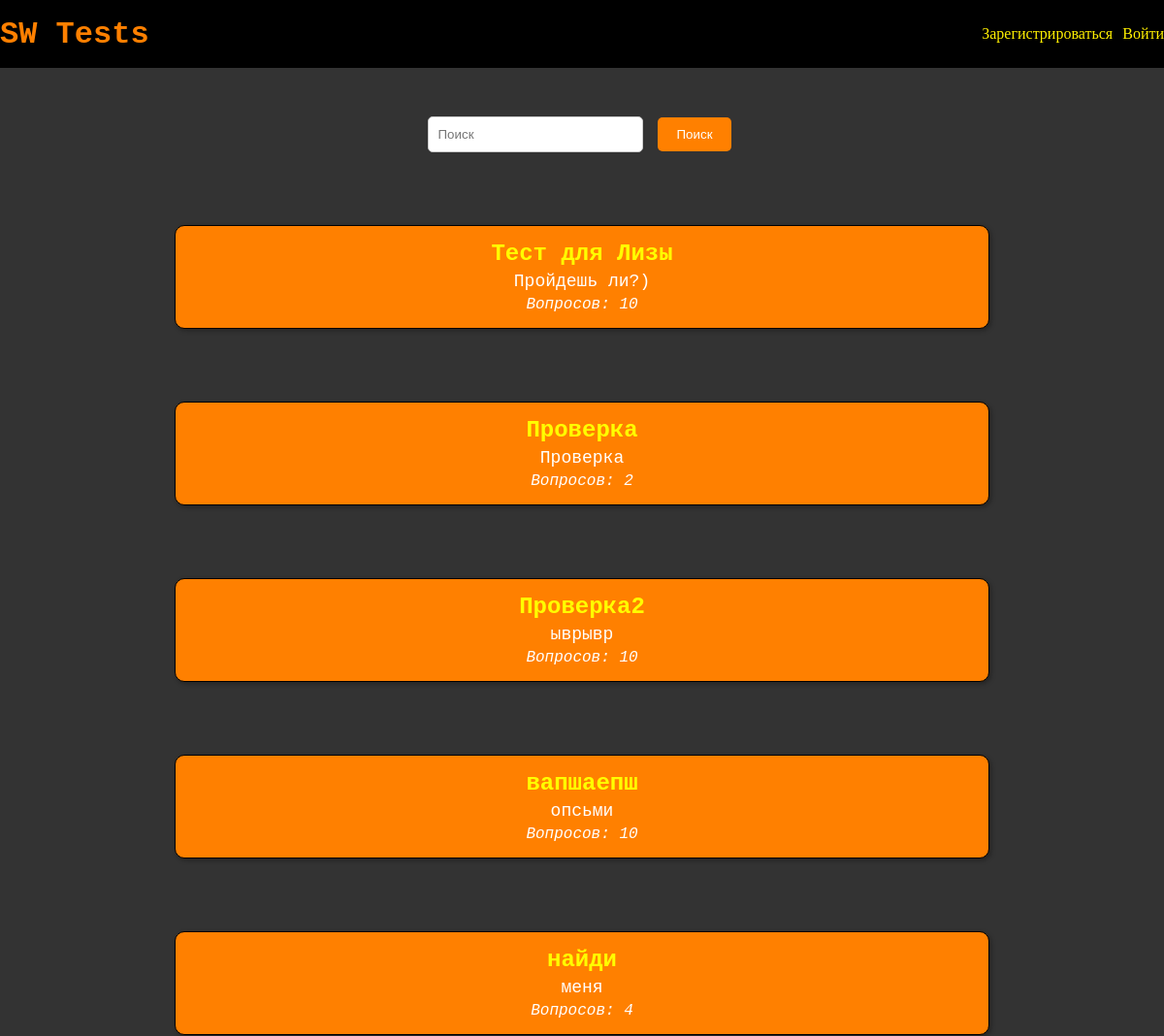
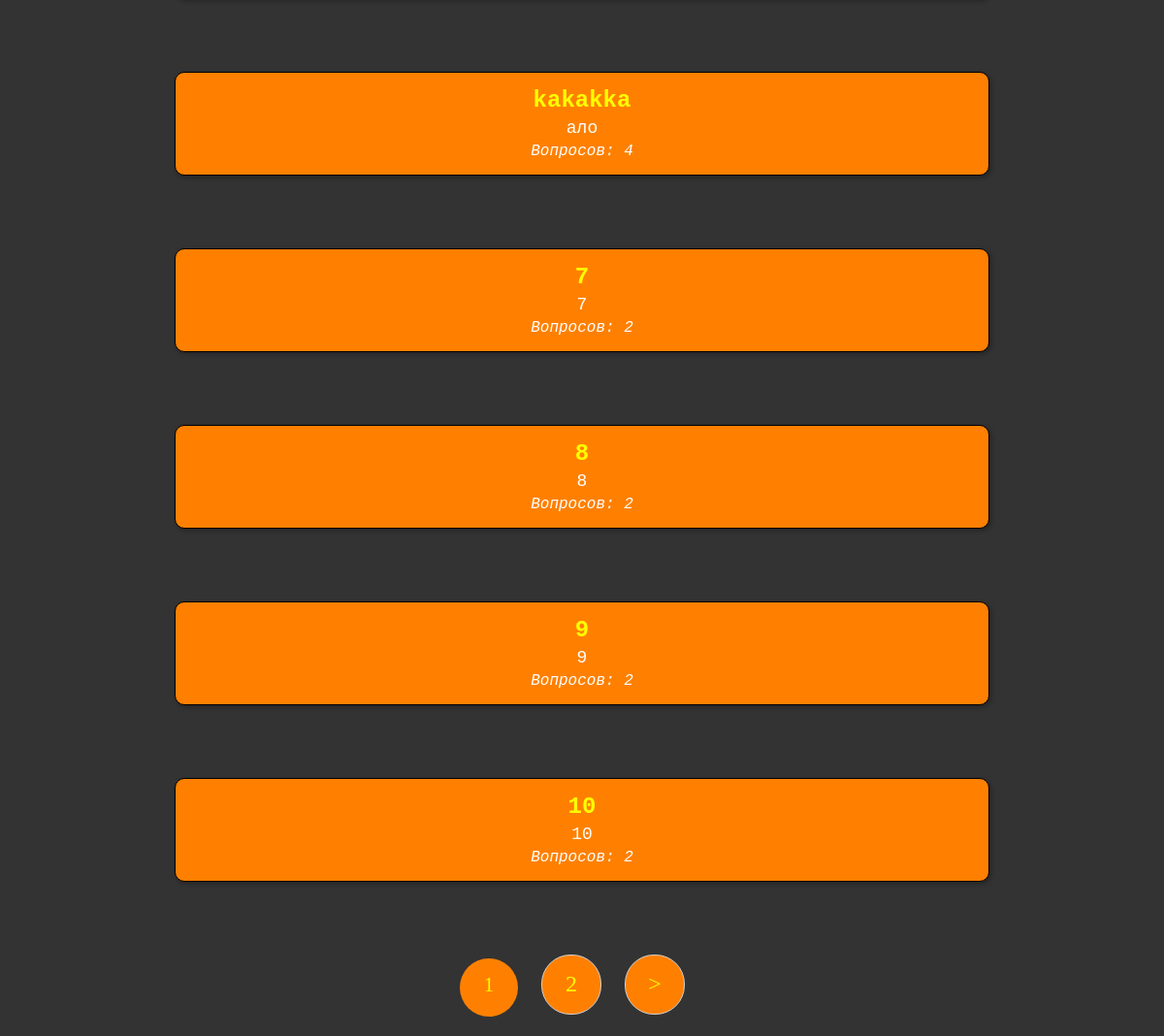
The page / on the database its author committed (2 pictures, top to bottom).
### main/models.py (models this page shows, shortened)
class Test(models.Model):
    owner = models.ForeignKey(User, on_delete=models.PROTECT, verbose_name='Владелец')
    name = models.CharField(max_length=255, blank=False, verbose_name='Название теста', unique=True)
    description = models.TextField(blank=False, verbose_name='Описание теста')
    question_quantity = models.IntegerField(blank=False, verbose_name='Кол-во вопросов',
                                            validators=[MinValueValidator(1), MaxValueValidator(24)])
    def get_absolute_url_info(self):
        return reverse_lazy('test_info', kwargs={'pk': self.pk})

### main/views.py (the view)
# urls.py: path('', MainPage.as_view(), name='main'),
class MainPage(ListView):
    model = Test
    template_name = 'main/main_page.html'
    extra_context = {'title': "Главная страница"}
    context_object_name = 'tests'
    paginate_by = 10
    def get_context_data(self, *, object_list=None, **kwargs):
        context = super().get_context_data(**kwargs)
        search = self.request.GET.get('search')
        if search:
            context['search'] = search
        return context
    def get_queryset(self):
        search = self.request.GET.get('search')
        tests = Test.objects.all()
        if search:
            tests = tests.filter(name__contains=search)
        return tests

### main/templatetags/templatetags.py (called while the page is built)
@register.inclusion_tag('main/show_menu.html')
def show_menu(request):
    return {'request': request}

### main/templates/main/main_page.html (shortened to what this page needs)
{% extends 'main/base.html' %}
{% block content %}
<form class="search-form" action="{% url 'main' %}" method="get">
    <input class="search-input" type="text" name="search" placeholder="Поиск" required>
    <button class="search-button" type="submit">Поиск</button>
</form>
{% if tests %}
{% for t in tests %}
<a href="{{ t.get_absolute_url_info }}" class="test">
    <div class="test-name">{{ t.name }}</div>
    <div class="test-description">{{ t.description }}</div>
    <div class="test-q-q">Вопросов: {{ t.question_quantity }}</div>
</a>
{% endfor %}
{% else %}
<h1 class="title">По вашему запросу ничего не найдено</h1>
{% endif %}
{% endblock %}

### main/static/main/css/styles.css (style rules this page uses)
body { margin: 0; background-color: #333333; }
.test { border: 1px solid black; margin: 75px 15%; padding: 15px; display: flex; justify-content: center; align-items: center; flex-direction: column; text-decoration: none; background-color: #ff8000; color: #FFFFFF; box-shadow: 2px 2px 5px rgba(0, 0, 0, 0.3); border-radius: 10px; transition: transform 0.3s ease; }
.test-name { font-weight: bold; color: #ffff00; height: 15%; text-align: center; font-size: 24px; font-family: Courier New, sans-serif; }
.test-description { margin-top: 5px; height: 75%; font-family: Courier New, sans-serif; font-size: 18px; }
.test-q-q { font-style: italic; margin-top: 5px; height: 10%; font-family: Courier New, sans-serif; font-size: 16px; }
.search-form { display: flex; justify-content: center; align-items: center; margin-bottom: 20px; padding-top: 50px; }
.search-input { padding: 10px; border: 1px solid #ccc; border-radius: 5px; margin-right: 10px; width: 200px; }
.search-button { padding: 10px 20px; margin: 0px 5px; background-color: #ff8000; color: #fff; border: none; border-radius: 5px; cursor: pointer; text-decoration: none; }

### rows shown on the page
Test: name "Тест для Лизы", description "Пройдешь ли?)", question_quantity "10"
Test: name "Проверка", description "Проверка", question_quantity "2"
Test: name "Проверка2", description "ыврывр", question_quantity "10"
Test: name "вапшаепш", description "опсьми", question_quantity "10"
Test: name "найди", description "меня", question_quantity "4"
Test: name "kakakka", description "ало", question_quantity "4"
Test: name "7", description "7", question_quantity "2"
Test: name "8", description "8", question_quantity "2"
Test: name "9", description "9", question_quantity "2"
Test: name "10", description "10", question_quantity "2"

### other values the page prints
{{ p }} "1"
{{ p }} "2"
